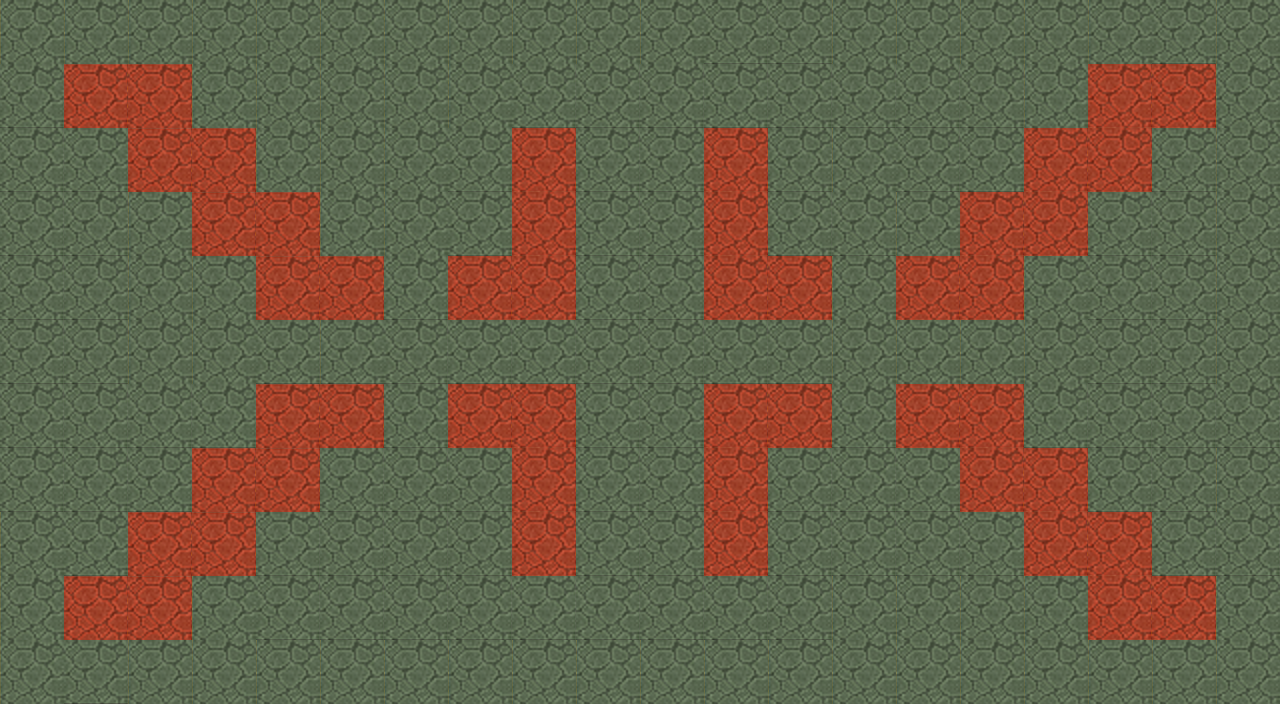

Rendered tile map (Tiled .tmx) drawn with the repository's tilesets; below, a short description and the map source with its tile grids summarised:
An orthogonal 20x11 tile map with 64x64 px tiles, 1 tile layer (Tile Layer 1) and 29 objects (SpawnUp, SpawnLeft, SpawnDown, SpawnRigh, start).

<map version="1.0" orientation="orthogonal" renderorder="right-down" width="20" height="11" tilewidth="64" tileheight="64" nextobjectid="60">
 <tileset firstgid="1" name="64" tilewidth="64" tileheight="64" tilecount="196" columns="14">
  <image source="64.png" trans="aa5500" width="896" height="896" />
 </tileset>
 <layer name="Tile Layer 1" width="20" height="11">
  <data>[220 cells, 220 non-empty, 5 distinct tile ids]</data>
 </layer>
 <objectgroup name="SpawnList">
  <object id="1" name="SpawnUp" x="608" y="0" width="64" height="64" />
  <object id="4" name="SpawnLeft" x="0" y="320" width="64" height="64" />
  <object id="5" name="SpawnDown" x="608" y="640" width="64" height="64" />
  <object id="6" name="SpawnRigh" x="1214" y="320" width="64" height="64" />
  <object id="7" name="start" x="608" y="320" width="64" height="64" />
 </objectgroup>
 <objectgroup name="Damage">
  <object id="9" x="64" y="64" width="128" height="64" />
  <object id="10" x="128" y="128" width="128" height="64" />
  <object id="11" x="192" y="192" width="128" height="64" />
  <object id="12" x="256" y="256" width="128" height="64" />
  <object id="13" x="256" y="384" width="128" height="64" />
  <object id="14" x="192" y="448" width="128" height="64" />
  <object id="15" x="128" y="512" width="128" height="64" />
  <object id="16" x="64" y="576" width="128" height="64" />
  <object id="17" x="896" y="256" width="128" height="64" />
  <object id="19" x="960" y="192" width="128" height="64" />
  <object id="20" x="1024" y="128" width="128" height="64" />
  <object id="21" x="1088" y="64" width="128" height="64" />
  <object id="46" x="896" y="384" width="128" height="64" />
  <object id="47" x="1088" y="576" width="128" height="64" />
  <object id="48" x="960" y="448" width="128" height="64" />
  <object id="49" x="1024" y="512" width="128" height="64" />
  <object id="50" x="448" y="256" width="128" height="64" />
  <object id="51" x="704" y="256" width="128" height="64" />
  <object id="52" x="704" y="384" width="128" height="64" />
  <object id="53" x="448" y="384" width="128" height="64" />
  <object id="54" x="512" y="128" width="64" height="128" />
  <object id="57" x="704" y="128" width="64" height="128" />
  <object id="58" x="512" y="448" width="64" height="128" />
  <object id="59" x="704" y="448" width="64" height="128" />
 </objectgroup>
</map>
